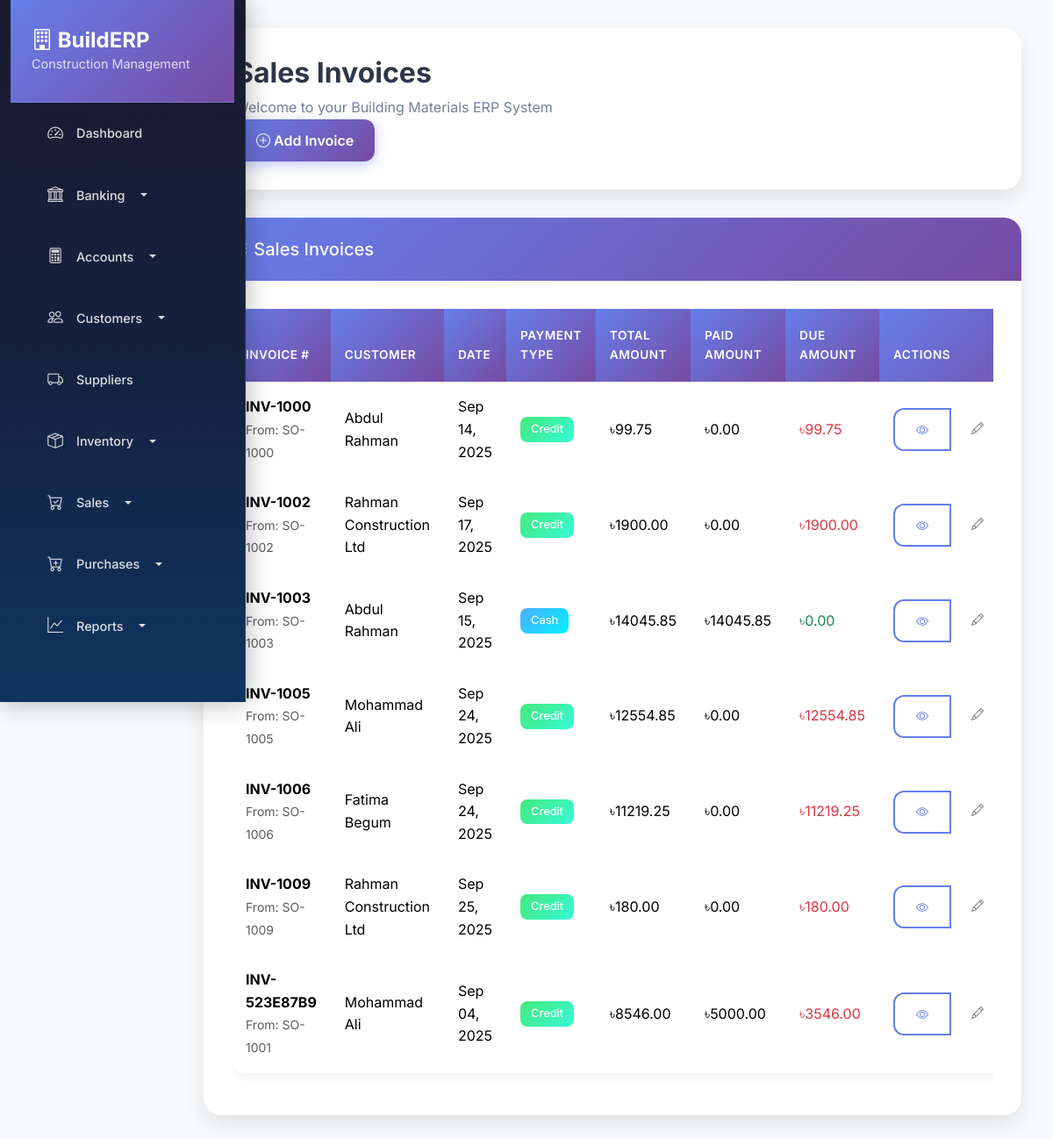
The app's page /sales/invoices/ with its own data.
### sales/models.py (models this page shows, shortened)
class SalesInvoice(models.Model):
    PAYMENT_TYPES = [
        ('cash', 'Cash'),
        ('credit', 'Credit'),
    ]
    invoice_number = models.CharField(max_length=50, unique=True)
    customer = models.ForeignKey(Customer, on_delete=models.CASCADE)
    sales_order = models.ForeignKey(SalesOrder, on_delete=models.SET_NULL, null=True, blank=True)
    invoice_date = models.DateField()
    payment_type = models.CharField(max_length=20, choices=PAYMENT_TYPES)
    subtotal = models.DecimalField(max_digits=15, decimal_places=2, default=0)
    labor_charges = models.DecimalField(max_digits=15, decimal_places=2, default=0)
    discount = models.DecimalField(max_digits=15, decimal_places=2, default=0)
    total_amount = models.DecimalField(max_digits=15, decimal_places=2, default=0)
    paid_amount = models.DecimalField(max_digits=15, decimal_places=2, default=0)
    due_amount = models.DecimalField(max_digits=15, decimal_places=2, default=0)
    notes = models.TextField(blank=True)
    is_sms_sent = models.BooleanField(default=False)
    created_by = models.ForeignKey(User, on_delete=models.SET_NULL, null=True)
    created_at = models.DateTimeField(auto_now_add=True)
    updated_at = models.DateTimeField(auto_now=True)
    class Meta:
        verbose_name = "Sales Invoice"
        verbose_name_plural = "Sales Invoices"

class SalesOrder(models.Model):
    ORDER_STATUS = [
        ('draft', 'Draft'),
        ('confirmed', 'Confirmed'),
        ('delivered', 'Delivered'),
        ('cancelled', 'Cancelled'),
    ]
    order_number = models.CharField(max_length=50, unique=True)
    customer = models.ForeignKey(Customer, on_delete=models.CASCADE)
    order_date = models.DateField()
    delivery_date = models.DateField()
    status = models.CharField(max_length=20, choices=ORDER_STATUS, default='draft')
    total_amount = models.DecimalField(max_digits=15, decimal_places=2, default=0)
    notes = models.TextField(blank=True)
    created_by = models.ForeignKey(User, on_delete=models.SET_NULL, null=True)
    created_at = models.DateTimeField(auto_now_add=True)
    updated_at = models.DateTimeField(auto_now=True)
    class Meta:
        verbose_name = "Sales Order"
        verbose_name_plural = "Sales Orders"

### customers/models.py (models this page shows, shortened)
class Customer(models.Model):
    CUSTOMER_TYPES = [
        ('retail', 'Retail'),
        ('wholesale', 'Wholesale'),
    ]
    name = models.CharField(max_length=200)
    customer_type = models.CharField(max_length=20, choices=CUSTOMER_TYPES)
    contact_person = models.CharField(max_length=100, blank=True)
    phone = models.CharField(max_length=20, blank=True)
    email = models.EmailField(blank=True)
    address = models.TextField(blank=True)
    city = models.CharField(max_length=100, blank=True)
    credit_limit = models.DecimalField(max_digits=15, decimal_places=2, default=0)
    opening_balance = models.DecimalField(max_digits=15, decimal_places=2, default=0)
    current_balance = models.DecimalField(max_digits=15, decimal_places=2, default=0)
    is_active = models.BooleanField(default=True)
    created_at = models.DateTimeField(auto_now_add=True)
    updated_at = models.DateTimeField(auto_now=True)
    class Meta:
        verbose_name = "Customer"
        verbose_name_plural = "Customers"

### sales/views.py (the view)
# urls.py: path('invoices/', views.SalesInvoiceListView.as_view(), name='invoice_list'),
class SalesInvoiceListView(ListView):
    model = SalesInvoice
    template_name = 'sales/invoice_list.html'
    context_object_name = 'invoices'

### templates/sales/invoice_list.html (shortened to what this page needs)
{% extends 'base.html' %}
{% block page_title %}Sales Invoices{% endblock %}
{% block page_actions %}
<div class="btn-group">
    <a href="{% url 'sales:invoice_create' %}" class="btn btn-primary">
        <i class="bi bi-plus-circle"></i> Add Invoice
    </a>
</div>
{% endblock %}
{% block content %}
<div class="row">
    <div class="col-12">
        <div class="card">
            <div class="card-header">
                <h5 class="mb-0">
                    <i class="bi bi-list"></i>
                    Sales Invoices
                </h5>
            </div>
            <div class="card-body">
                {% if invoices %}
                <div class="table-responsive">
                    <table class="table table-hover">
                        <thead>
                            <tr>
                                <th>Invoice #</th>
                                <th>Customer</th>
                                <th>Date</th>
                                <th>Payment Type</th>
                                <th>Total Amount</th>
                                <th>Paid Amount</th>
                                <th>Due Amount</th>
                                <th>Actions</th>
                            </tr>
                        </thead>
                        <tbody>
                            {% for invoice in invoices %}
                            <tr>
                                <td>
                                    <strong>{{ invoice.invoice_number }}</strong>
                                    {% if invoice.sales_order %}
                                        <br><small class="text-muted">From: {{ invoice.sales_order.order_number }}</small>
                                    {% endif %}
                                </td>
                                <td>{{ invoice.customer.name }}</td>
                                <td>{{ invoice.invoice_date|date:"M d, Y" }}</td>
                                <td>
                                    <span class="badge {% if invoice.payment_type == 'cash' %}bg-success{% else %}bg-warning{% endif %}">
                                        {{ invoice.get_payment_type_display }}
                                    </span>
                                </td>
                                <td>৳{{ invoice.total_amount|floatformat:2 }}</td>
                                <td>৳{{ invoice.paid_amount|floatformat:2 }}</td>
                                <td>
                                    <span class="{% if invoice.due_amount > 0 %}text-danger{% else %}text-success{% endif %}">
                                        ৳{{ invoice.due_amount|floatformat:2 }}
                                    </span>
                                </td>
                                <td>
                                    <div class="btn-group btn-group-sm">
                                        <a href="{% url 'sales:invoice_detail' invoice.pk %}" class="btn btn-outline-primary" title="View">
                                            <i class="bi bi-eye"></i>
                                        </a>
                                        <a href="{% url 'sales:invoice_edit' invoice.pk %}" class="btn btn-outline-secondary" title="Edit">
                                            <i class="bi bi-pencil"></i>
                                        </a>
                                    </div>
                                </td>
                            </tr>
                            {% endfor %}
                        </tbody>
                    </table>
                </div>
                {% endif %}
            </div>
        </div>
    </div>
</div>
{% endblock %}

### templates/base.html (style rules this page uses)
:root { --primary-gradient: linear-gradient(135deg, #667eea 0%, #764ba2 100%); --secondary-gradient: linear-gradient(135deg, #f093fb 0%, #f5576c 100%); --success-gradient: linear-gradient(135deg, #4facfe 0%, #00f2fe 100%); --warning-gradient: linear-gradient(135deg, #43e97b 0%, #38f9d7 100%); --danger-gradient: linear-gradient(135deg, #fa709a 0%, #fee140 100%); --dark-gradient: linear-gradient(135deg, #2c3e50 0%, #34495e 100%); --light-bg: #f8fafc; --card-shadow: 0 10px 25px rgba(0, 0, 0, 0.1); --hover-shadow: 0 20px 40px rgba(0, 0, 0, 0.15); --border-radius: 20px; --transition: all 0.3s cubic-bezier(0.4, 0, 0.2, 1); }
* { font-family: 'Inter', sans-serif; }
body { background: var(--light-bg); overflow-x: hidden; line-height: 1.6; }
.card { border: none; border-radius: var(--border-radius); box-shadow: var(--card-shadow); transition: var(--transition); background: white; overflow: hidden; position: relative; }
.card-header { background: var(--primary-gradient); color: white; border: none; padding: 1.5rem 2rem; border-radius: var(--border-radius) var(--border-radius) 0 0; font-weight: 600; font-size: 1.1rem; }
.card-body { padding: 2rem; }
.btn { border-radius: 12px; padding: 0.75rem 1.5rem; font-weight: 600; transition: var(--transition); border: none; position: relative; overflow: hidden; text-transform: none; }
.btn-primary { background: var(--primary-gradient); box-shadow: 0 4px 15px rgba(102, 126, 234, 0.4); }
.btn-outline-primary { border: 2px solid #667eea; color: #667eea; background: transparent; }
.table { border-radius: 15px; overflow: hidden; box-shadow: 0 4px 15px rgba(0, 0, 0, 0.05); background: white; }
.table thead th { background: var(--primary-gradient); color: white; border: none; padding: 1.25rem 1rem; font-weight: 600; text-transform: uppercase; font-size: 0.85rem; letter-spacing: 0.5px; }
.table tbody tr { transition: var(--transition); }
.table tbody td { padding: 1rem; border: none; vertical-align: middle; }
.badge { border-radius: 8px; padding: 0.5rem 0.75rem; font-weight: 500; font-size: 0.8rem; }
.badge.bg-success { background: var(--success-gradient) !important; }
.badge.bg-warning { background: var(--warning-gradient) !important; }
.table th { background-color: #f8f9fa; border-top: none; }

### records on screen
SalesInvoice: invoice_number "INV-1000", sales_order.order_number "SO-1000", customer.name "Abdul Rahman", invoice_date "Sep 14, 2025", payment_type "Credit", total_amount "99.75", paid_amount "0.00", due_amount "99.75"
SalesInvoice: invoice_number "INV-1002", sales_order.order_number "SO-1002", customer.name "Rahman Construction Ltd", invoice_date "Sep 17, 2025", payment_type "Credit", total_amount "1900.00", paid_amount "0.00", due_amount "1900.00"
SalesInvoice: invoice_number "INV-1003", sales_order.order_number "SO-1003", customer.name "Abdul Rahman", invoice_date "Sep 15, 2025", payment_type "Cash", total_amount "14045.85", paid_amount "14045.85", due_amount "0.00"
SalesInvoice: invoice_number "INV-1005", sales_order.order_number "SO-1005", customer.name "Mohammad Ali", invoice_date "Sep 24, 2025", payment_type "Credit", total_amount "12554.85", paid_amount "0.00", due_amount "12554.85"
SalesInvoice: invoice_number "INV-1006", sales_order.order_number "SO-1006", customer.name "Fatima Begum", invoice_date "Sep 24, 2025", payment_type "Credit", total_amount "11219.25", paid_amount "0.00", due_amount "11219.25"
SalesInvoice: invoice_number "INV-1009", sales_order.order_number "SO-1009", customer.name "Rahman Construction Ltd", invoice_date "Sep 25, 2025", payment_type "Credit", total_amount "180.00", paid_amount "0.00", due_amount "180.00"
SalesInvoice: invoice_number "INV-523E87B9", sales_order.order_number "SO-1001", customer.name "Mohammad Ali", invoice_date "Sep 04, 2025", payment_type "Credit", total_amount "8546.00", paid_amount "5000.00", due_amount "3546.00"
